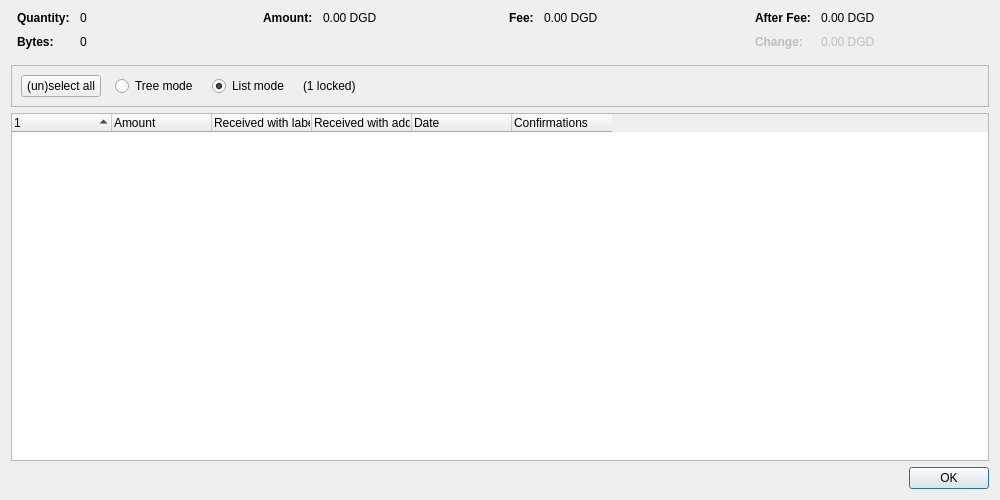
<?xml version="1.0" encoding="UTF-8"?>
<ui version="4.0">
 <class>CoinControlDialog</class>
 <widget class="QDialog" name="CoinControlDialog">
  <property name="geometry">
   <rect>
    <x>0</x>
    <y>0</y>
    <width>1000</width>
    <height>500</height>
   </rect>
  </property>
  <property name="windowTitle">
   <string>Coin Selection</string>
  </property>
  <layout class="QVBoxLayout" name="verticalLayout">
   <item>
    <layout class="QHBoxLayout" name="horizontalLayoutTop" stretch="0,0,0,0">
     <property name="topMargin">
      <number>0</number>
     </property>
     <property name="bottomMargin">
      <number>10</number>
     </property>
     <item>
      <layout class="QFormLayout" name="formLayoutCoinControl1">
       <property name="labelAlignment">
        <set>Qt::AlignLeft|Qt::AlignVCenter</set>
       </property>
       <property name="horizontalSpacing">
        <number>10</number>
       </property>
       <property name="verticalSpacing">
        <number>10</number>
       </property>
       <property name="leftMargin">
        <number>6</number>
       </property>
       <property name="rightMargin">
        <number>6</number>
       </property>
       <item row="0" column="0">
        <widget class="QLabel" name="labelCoinControlQuantityText">
         <property name="font">
          <font>
           <weight>75</weight>
           <bold>true</bold>
          </font>
         </property>
         <property name="text">
          <string>Quantity:</string>
         </property>
        </widget>
       </item>
       <item row="0" column="1">
        <widget class="QLabel" name="labelCoinControlQuantity">
         <property name="cursor">
          <cursorShape>IBeamCursor</cursorShape>
         </property>
         <property name="contextMenuPolicy">
          <enum>Qt::ActionsContextMenu</enum>
         </property>
         <property name="text">
          <string notr="true">0</string>
         </property>
         <property name="textInteractionFlags">
          <set>Qt::LinksAccessibleByMouse|Qt::TextSelectableByKeyboard|Qt::TextSelectableByMouse</set>
         </property>
        </widget>
       </item>
       <item row="1" column="0">
        <widget class="QLabel" name="labelCoinControlBytesText">
         <property name="font">
          <font>
           <weight>75</weight>
           <bold>true</bold>
          </font>
         </property>
         <property name="text">
          <string>Bytes:</string>
         </property>
        </widget>
       </item>
       <item row="1" column="1">
        <widget class="QLabel" name="labelCoinControlBytes">
         <property name="cursor">
          <cursorShape>IBeamCursor</cursorShape>
         </property>
         <property name="contextMenuPolicy">
          <enum>Qt::ActionsContextMenu</enum>
         </property>
         <property name="text">
          <string notr="true">0</string>
         </property>
         <property name="textInteractionFlags">
          <set>Qt::LinksAccessibleByMouse|Qt::TextSelectableByKeyboard|Qt::TextSelectableByMouse</set>
         </property>
        </widget>
       </item>
      </layout>
     </item>
     <item>
      <layout class="QFormLayout" name="formLayoutCoinControl2">
       <property name="horizontalSpacing">
        <number>10</number>
       </property>
       <property name="verticalSpacing">
        <number>10</number>
       </property>
       <property name="leftMargin">
        <number>6</number>
       </property>
       <property name="rightMargin">
        <number>6</number>
       </property>
       <item row="0" column="0">
        <widget class="QLabel" name="labelCoinControlAmountText">
         <property name="font">
          <font>
           <weight>75</weight>
           <bold>true</bold>
          </font>
         </property>
         <property name="text">
          <string>Amount:</string>
         </property>
        </widget>
       </item>
       <item row="0" column="1">
        <widget class="QLabel" name="labelCoinControlAmount">
         <property name="cursor">
          <cursorShape>IBeamCursor</cursorShape>
         </property>
         <property name="contextMenuPolicy">
          <enum>Qt::ActionsContextMenu</enum>
         </property>
         <property name="text">
          <string notr="true">0.00 DGD</string>
         </property>
         <property name="textInteractionFlags">
          <set>Qt::LinksAccessibleByMouse|Qt::TextSelectableByKeyboard|Qt::TextSelectableByMouse</set>
         </property>
        </widget>
       </item>
      </layout>
     </item>
     <item>
      <layout class="QFormLayout" name="formLayoutCoinControl3">
       <property name="horizontalSpacing">
        <number>10</number>
       </property>
       <property name="verticalSpacing">
        <number>10</number>
       </property>
       <property name="leftMargin">
        <number>6</number>
       </property>
       <property name="rightMargin">
        <number>6</number>
       </property>
       <item row="0" column="0">
        <widget class="QLabel" name="labelCoinControlFeeText">
         <property name="font">
          <font>
           <weight>75</weight>
           <bold>true</bold>
          </font>
         </property>
         <property name="text">
          <string>Fee:</string>
         </property>
        </widget>
       </item>
       <item row="0" column="1">
        <widget class="QLabel" name="labelCoinControlFee">
         <property name="cursor">
          <cursorShape>IBeamCursor</cursorShape>
         </property>
         <property name="contextMenuPolicy">
          <enum>Qt::ActionsContextMenu</enum>
         </property>
         <property name="text">
          <string notr="true">0.00 DGD</string>
         </property>
         <property name="textInteractionFlags">
          <set>Qt::LinksAccessibleByMouse|Qt::TextSelectableByKeyboard|Qt::TextSelectableByMouse</set>
         </property>
        </widget>
       </item>
      </layout>
     </item>
     <item>
      <layout class="QFormLayout" name="formLayoutCoinControl4">
       <property name="labelAlignment">
        <set>Qt::AlignLeft|Qt::AlignVCenter</set>
       </property>
       <property name="horizontalSpacing">
        <number>10</number>
       </property>
       <property name="verticalSpacing">
        <number>10</number>
       </property>
       <property name="leftMargin">
        <number>6</number>
       </property>
       <property name="rightMargin">
        <number>6</number>
       </property>
       <item row="0" column="0">
        <widget class="QLabel" name="labelCoinControlAfterFeeText">
         <property name="font">
          <font>
           <weight>75</weight>
           <bold>true</bold>
          </font>
         </property>
         <property name="text">
          <string>After Fee:</string>
         </property>
        </widget>
       </item>
       <item row="0" column="1">
        <widget class="QLabel" name="labelCoinControlAfterFee">
         <property name="cursor">
          <cursorShape>IBeamCursor</cursorShape>
         </property>
         <property name="contextMenuPolicy">
          <enum>Qt::ActionsContextMenu</enum>
         </property>
         <property name="text">
          <string notr="true">0.00 DGD</string>
         </property>
         <property name="textInteractionFlags">
          <set>Qt::LinksAccessibleByMouse|Qt::TextSelectableByKeyboard|Qt::TextSelectableByMouse</set>
         </property>
        </widget>
       </item>
       <item row="1" column="0">
        <widget class="QLabel" name="labelCoinControlChangeText">
         <property name="enabled">
          <bool>false</bool>
         </property>
         <property name="font">
          <font>
           <weight>75</weight>
           <bold>true</bold>
          </font>
         </property>
         <property name="text">
          <string>Change:</string>
         </property>
        </widget>
       </item>
       <item row="1" column="1">
        <widget class="QLabel" name="labelCoinControlChange">
         <property name="enabled">
          <bool>false</bool>
         </property>
         <property name="cursor">
          <cursorShape>IBeamCursor</cursorShape>
         </property>
         <property name="contextMenuPolicy">
          <enum>Qt::ActionsContextMenu</enum>
         </property>
         <property name="text">
          <string notr="true">0.00 DGD</string>
         </property>
         <property name="textInteractionFlags">
          <set>Qt::LinksAccessibleByMouse|Qt::TextSelectableByKeyboard|Qt::TextSelectableByMouse</set>
         </property>
        </widget>
       </item>
      </layout>
     </item>
    </layout>
   </item>
   <item>
    <widget class="QFrame" name="frame">
     <property name="minimumSize">
      <size>
       <width>0</width>
       <height>40</height>
      </size>
     </property>
     <property name="frameShape">
      <enum>QFrame::StyledPanel</enum>
     </property>
     <property name="frameShadow">
      <enum>QFrame::Sunken</enum>
     </property>
     <layout class="QHBoxLayout" name="horizontalLayout">
      <item>
       <layout class="QHBoxLayout" name="horizontalLayoutPanel" stretch="0,0,0,0,0">
        <property name="spacing">
         <number>14</number>
        </property>
        <item>
         <widget class="QPushButton" name="pushButtonSelectAll">
          <property name="sizePolicy">
           <sizepolicy hsizetype="Maximum" vsizetype="Fixed">
            <horstretch>0</horstretch>
            <verstretch>0</verstretch>
           </sizepolicy>
          </property>
          <property name="text">
           <string>(un)select all</string>
          </property>
          <property name="autoDefault">
           <bool>false</bool>
          </property>
         </widget>
        </item>
        <item>
         <widget class="QRadioButton" name="radioTreeMode">
          <property name="sizePolicy">
           <sizepolicy hsizetype="Maximum" vsizetype="Fixed">
            <horstretch>0</horstretch>
            <verstretch>0</verstretch>
           </sizepolicy>
          </property>
          <property name="text">
           <string>Tree mode</string>
          </property>
         </widget>
        </item>
        <item>
         <widget class="QRadioButton" name="radioListMode">
          <property name="sizePolicy">
           <sizepolicy hsizetype="Maximum" vsizetype="Fixed">
            <horstretch>0</horstretch>
            <verstretch>0</verstretch>
           </sizepolicy>
          </property>
          <property name="text">
           <string>List mode</string>
          </property>
          <property name="checked">
           <bool>true</bool>
          </property>
         </widget>
        </item>
        <item>
         <widget class="QLabel" name="labelLocked">
          <property name="text">
           <string notr="true">(1 locked)</string>
          </property>
         </widget>
        </item>
        <item>
         <spacer name="horizontalSpacer">
          <property name="orientation">
           <enum>Qt::Horizontal</enum>
          </property>
          <property name="sizeHint" stdset="0">
           <size>
            <width>40</width>
            <height>20</height>
           </size>
          </property>
         </spacer>
        </item>
       </layout>
      </item>
     </layout>
    </widget>
   </item>
   <item>
    <widget class="CoinControlTreeWidget" name="treeWidget">
     <property name="contextMenuPolicy">
      <enum>Qt::CustomContextMenu</enum>
     </property>
     <property name="sortingEnabled">
      <bool>false</bool>
     </property>
     <property name="columnCount">
      <number>6</number>
     </property>
     <attribute name="headerShowSortIndicator" stdset="0">
      <bool>true</bool>
     </attribute>
     <attribute name="headerStretchLastSection">
      <bool>false</bool>
     </attribute>
     <column>
      <property name="text">
       <string/>
      </property>
     </column>
     <column>
      <property name="text">
       <string>Amount</string>
      </property>
     </column>
     <column>
      <property name="text">
       <string>Received with label</string>
      </property>
     </column>
     <column>
      <property name="text">
       <string>Received with address</string>
      </property>
     </column>
     <column>
      <property name="text">
       <string>Date</string>
      </property>
     </column>
     <column>
      <property name="text">
       <string>Confirmations</string>
      </property>
      <property name="toolTip">
       <string>Confirmed</string>
      </property>
     </column>
     <column>
      <property name="text">
       <string/>
      </property>
     </column>
     <column>
      <property name="text">
       <string/>
      </property>
     </column>
     <column>
      <property name="text">
       <string/>
      </property>
     </column>
     <column>
      <property name="text">
       <string/>
      </property>
     </column>
    </widget>
   </item>
   <item>
    <widget class="QDialogButtonBox" name="buttonBox">
     <property name="orientation">
      <enum>Qt::Horizontal</enum>
     </property>
     <property name="standardButtons">
      <set>QDialogButtonBox::Ok</set>
     </property>
    </widget>
   </item>
  </layout>
 </widget>
 <customwidgets>
  <customwidget>
   <class>CoinControlTreeWidget</class>
   <extends>QTreeWidget</extends>
   <header>qt/coincontroltreewidget.h</header>
  </customwidget>
 </customwidgets>
 <resources/>
 <connections/>
</ui>
